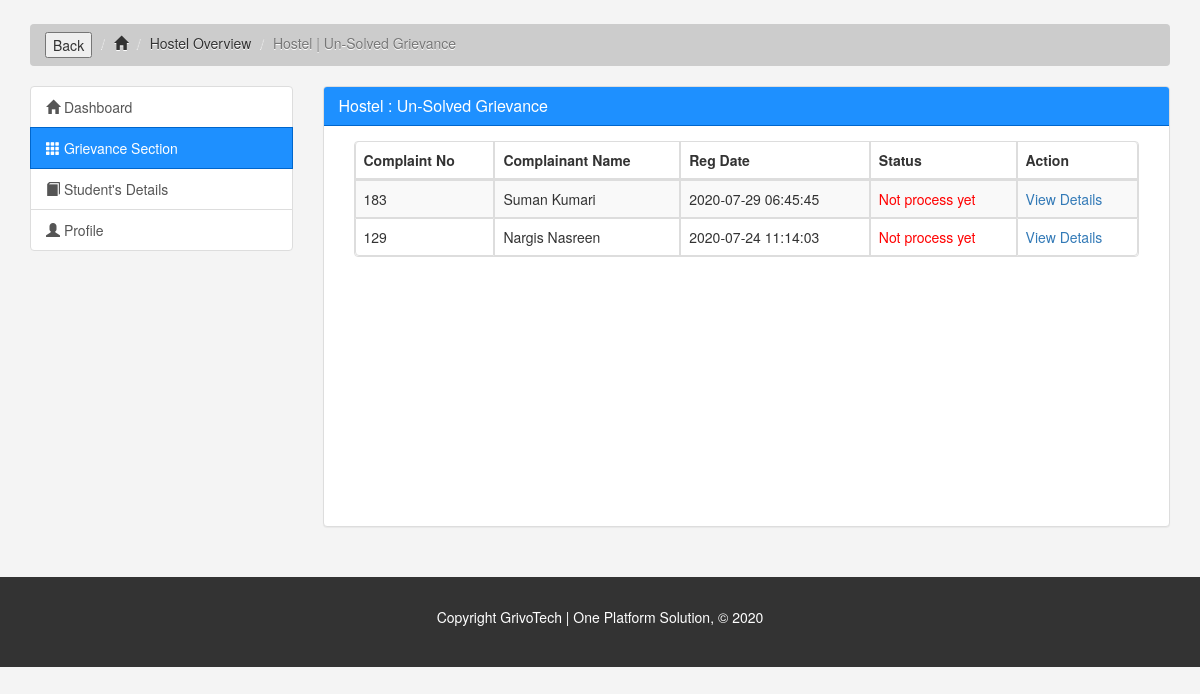
Before: /college/hostel1.php (signed in) with the older database file.
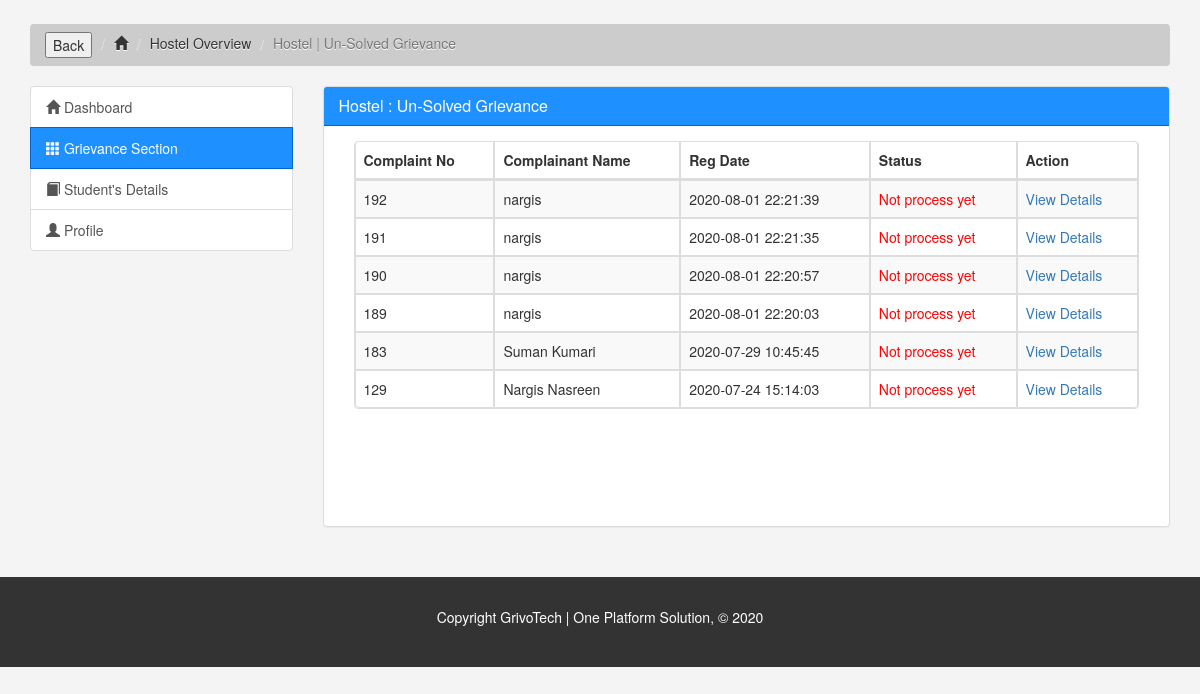
After: the same page with the newer database file.
### tables this page shows
CREATE TABLE `complain` (
  `complaintNumber` int(11) NOT NULL,
  `userId` int(11) DEFAULT NULL,
  `grievanceId` int(11) DEFAULT NULL,
  `complain` mediumtext DEFAULT NULL,
  `proof` varchar(255) DEFAULT NULL,
  `isAnonymous` int(11) DEFAULT NULL,
  `regDate` timestamp NULL DEFAULT current_timestamp(),
  `status` varchar(50) DEFAULT NULL,
  `lastUdationDate` timestamp NULL DEFAULT NULL ON UPDATE current_timestamp(),
  `isGroupComplaint` tinyint(1) NOT NULL
);

CREATE TABLE `student` (
  `student_id` int(11) NOT NULL,
  `name` varchar(30) NOT NULL,
  `email` varchar(40) NOT NULL,
  `password` varchar(100) NOT NULL,
  `mobile` varchar(10) NOT NULL,
  `aadhar` varchar(16) NOT NULL,
  `college` varchar(80) NOT NULL,
  `course` varchar(25) NOT NULL,
  `branch` varchar(45) NOT NULL,
  `start` varchar(10) NOT NULL,
  `end` int(10) NOT NULL,
  `city` varchar(25) NOT NULL,
  `state` varchar(25) NOT NULL,
  `registration` int(50) NOT NULL,
  `userImage` varchar(255) DEFAULT NULL,
  `regDate` timestamp NOT NULL DEFAULT current_timestamp(),
  `updationDate` timestamp NULL DEFAULT NULL ON UPDATE current_timestamp(),
  `status` int(1) DEFAULT NULL
);

### college/hostel1.php (the view, shortened to what this page needs)
<?php
include('../include/db.php');
if(strlen($_SESSION['alogin'])==0)
	{
header('location:cllglogin.php');
}
else{
?>
<!DOCTYPE html>
<html lang="en">
<head>
	<link href="css/bootstrap.min.css" rel="stylesheet">
	<link rel="stylesheet" href="https://maxcdn.bootstrapcdn.com/bootstrap/3.3.7/css/bootstrap.min.css">
	<link rel="stylesheet" href="https://cdnjs.cloudflare.com/ajax/libs/font-awesome/4.7.0/css/font-awesome.min.css">
		<link rel="stylesheet" href="css/fac_style.css">
</head>
<body>
	<section id="breadcrumb">
		<div class="container" style="margin-top: 2%;">
			 <ol class="breadcrumb">
			 	<li><input type="button" value="Back" onclick="history.go(-1)"></li>
			 	<li><a href="index.php"><span class="glyphicon glyphicon-home" aria-hidden="true"></span></a></li>
			 	<li><a href="hostelGrievance.php" style="text-decoration: none;">Hostel Overview</a></li>
			 	<li class="active">Hostel | Un-Solved Grievance</li>
			 </ol>
		</div>
	</section>
	<section id="main">
		<div class="container">
			<div class="row">
				<div class="col-md-3">
					<div class="list-group">
						<a href="index.php" class="list-group-item"><span class="glyphicon glyphicon-home" aria-hidden="true"></span> Dashboard</a>
						<a href="grievance_section.php" class="list-group-item active main-color-bg"><span class="glyphicon glyphicon-th" aria-hidden="true"></span> Grievance Section</a>
						<a href="studentdetails.php" class="list-group-item"><span class="glyphicon glyphicon-book" aria-hidden="true"></span> Student's Details</a>
						<a href="facultyprofile.php" class="list-group-item"><span class="glyphicon glyphicon-user" aria-hidden="true"></span> Profile</a>
					</div>
				</div>
				<div class="col-md-9">
					<div class="panel panel-default">
						<div class="panel-heading main-color-bg">
							<h3 class="panel-title">Hostel : Un-Solved Grievance</h3>
						</div>
						<div class="panel-body" style="min-height: 400px;">
							  <div class="col-sm-9 col-md-12 mt-5">
								  <table cellpadding="0" cellspacing="0" border="0" class="datatable-1 table table-bordered table-striped	table-responsive display" >
									<thead>
										<tr>
											<th>Complaint No</th>
											<th>Complainant Name</th>
											<th>Reg Date</th>
											<th>Status</th>
											<th>Action</th>
										</tr>
									</thead>
                                    <tbody>
                              <?php
                              $query=mysqli_query($db,"select complain.*,student.name as name from complain join student on student.student_id=complain.userId where complain.status is null and complain.grievanceId='5' ORDER BY regDate DESC");
                             while($row=mysqli_fetch_array($query))
                              {
                                   ?>
										<tr>
											<td><?php echo htmlentities($row['complaintNumber']);?></td>
											<td><?php echo htmlentities($row['name']);?></td>
											<td><?php echo htmlentities($row['regDate']);?></td>
											<td style="color:red;">Not process yet</td>
											<td>   <a href="complaint-details.php?cid=<?php echo htmlentities($row['complaintNumber']);?>"> View Details</a>
											</td>
											</tr>
										<?php  } ?>
										</tbody>
								</table>
							 </div>
													</div>
					</div>
				</div>
			</div>
		</div>
	</section>
	<?php include('../include/footer.php'); ?>
</body>
</html>
<?php } ?>

Changed rows visible on the page:
added complain: complaintNumber "192", student.name "nargis", regDate "2020-08-01 22:21:39"
added complain: complaintNumber "191", student.name "nargis", regDate "2020-08-01 22:21:35"
added complain: complaintNumber "190", student.name "nargis", regDate "2020-08-01 22:20:57"
added complain: complaintNumber "189", student.name "nargis", regDate "2020-08-01 22:20:03"
changed complain "Suman Kumari": regDate "2020-07-29 06:45:45" → "2020-07-29 10:45:45"
changed complain "Nargis Nasreen": regDate "2020-07-24 11:14:03" → "2020-07-24 15:14:03"
